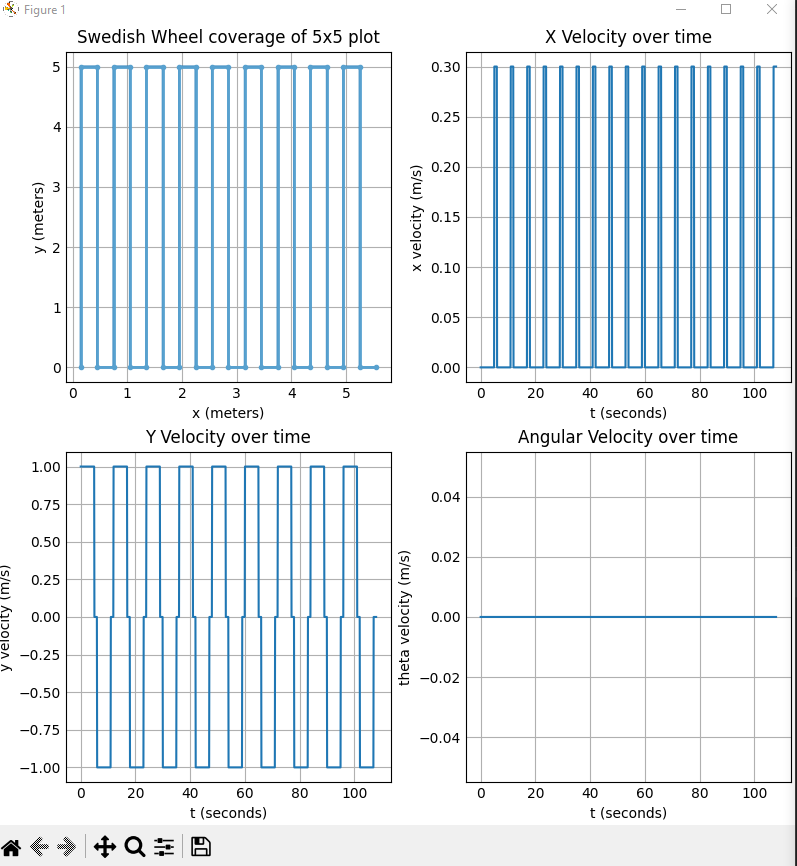

Here is the Python script that generated this plot:
import math
import matplotlib.pyplot as plt
import numpy as np
plt.style.use('_mpl-gallery')







def kinematics(v, heading, x, y, theta, DT):
    xNew = x - v * np.sin(heading) * DT
    yNew = y + v * np.cos(heading) * DT
    thetaNew = theta
    aVel = 0
    xVel = -v * np.sin(heading)
    yVel = v * np.cos(heading)
    return xNew, yNew, thetaNew, aVel, xVel, yVel

WIDTH = .3
DT = .1
time = 0
xNot = .15
yNot = 0
theta = 0
xCoord = [xNot]
yCoord = [yNot]
xPoint = [xNot]
yPoint = [yNot]

xVels = []
yVels = []
angVels = []
times = []

# (1, .23562, -.23562) = 90 degree clockwise turn
# (1, -.23562, .23562) = 90 degree counterclockwise turn
kList = [(5, 1, 0), #movement forward sequence
         (1, .3, -np.pi/2), #move right sequence
         (5, 1, np.pi), #move backward sequence
         (1, .3, -np.pi/2)] #move right sequence




print("(" + str(xNot) + ", " + str(yNot) + ") theta= " + str(theta))
print("At T = " + str(time))
for z in range(0, 9):
    for x in range(0, len(kList)):
        for y in range(0, kList[x][0] * 10):
            xNot, yNot, theta, angVel, xV, yV = kinematics(kList[x][1], kList[x][2], xNot, yNot, theta, DT)
            xCoord.append(xNot)
            yCoord.append(yNot)
            xVels.append(xV)
            yVels.append(yV)
            angVels.append(angVel)
            times.append(time)
            time += .1
            print("Position: (" + str(xNot) + ", " + str(yNot) + ")")
            print("Trajectory: (" + str(xV) + ", " + str(yV) + ") Angular Velocity = " + str(angVel))
            print("At T = " + str(time))
        xPoint.append(xNot)
        yPoint.append(yNot)








fig, ax = plt.subplots(2,2, constrained_layout=True, figsize=(8,8))
ax[0, 0].step(xCoord, yCoord)
ax[0, 0].set_xlabel('x (meters)')
ax[0, 0].set_ylabel('y (meters)')
ax[0, 0].plot(xPoint, yPoint, linewidth = 2, marker = '.')
ax[0, 0].set_title("Swedish Wheel coverage of 5x5 plot")

ax[0, 1].set_xlabel('t (seconds)')
ax[0, 1].set_ylabel('x velocity (m/s)')
ax[0, 1].plot(times, xVels)
ax[0, 1].set_title("X Velocity over time")

ax[1, 0].set_xlabel('t (seconds)')
ax[1, 0].set_ylabel('y velocity (m/s)')
ax[1, 0].plot(times, yVels)
ax[1, 0].set_title("Y Velocity over time")

ax[1, 1].set_xlabel('t (seconds)')
ax[1, 1].set_ylabel('theta velocity (m/s)')
ax[1, 1].plot(times, angVels)
ax[1, 1].set_title("Angular Velocity over time")

plt.show()
